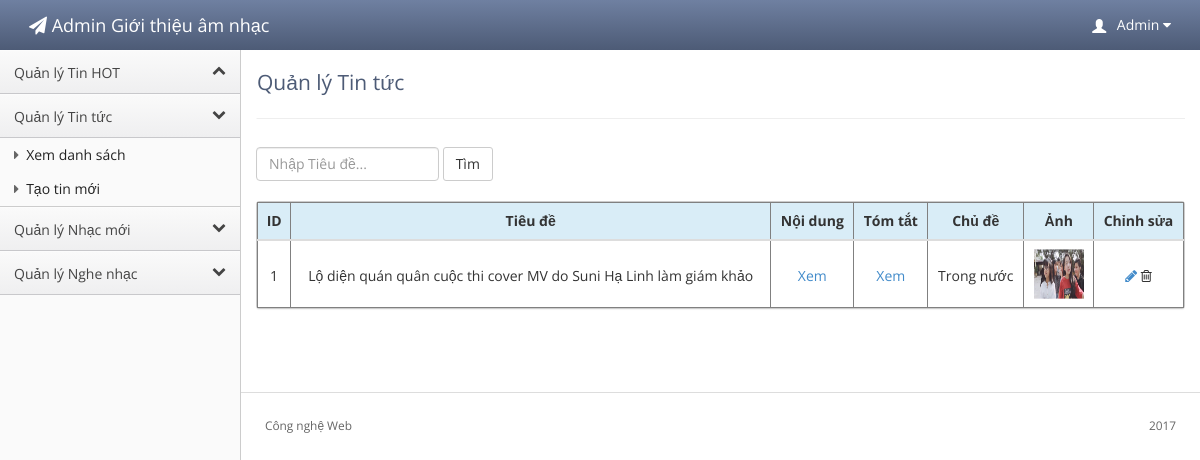
Page /admin/index.php?controller=tintuc&action=view (signed in) on the earlier database version.
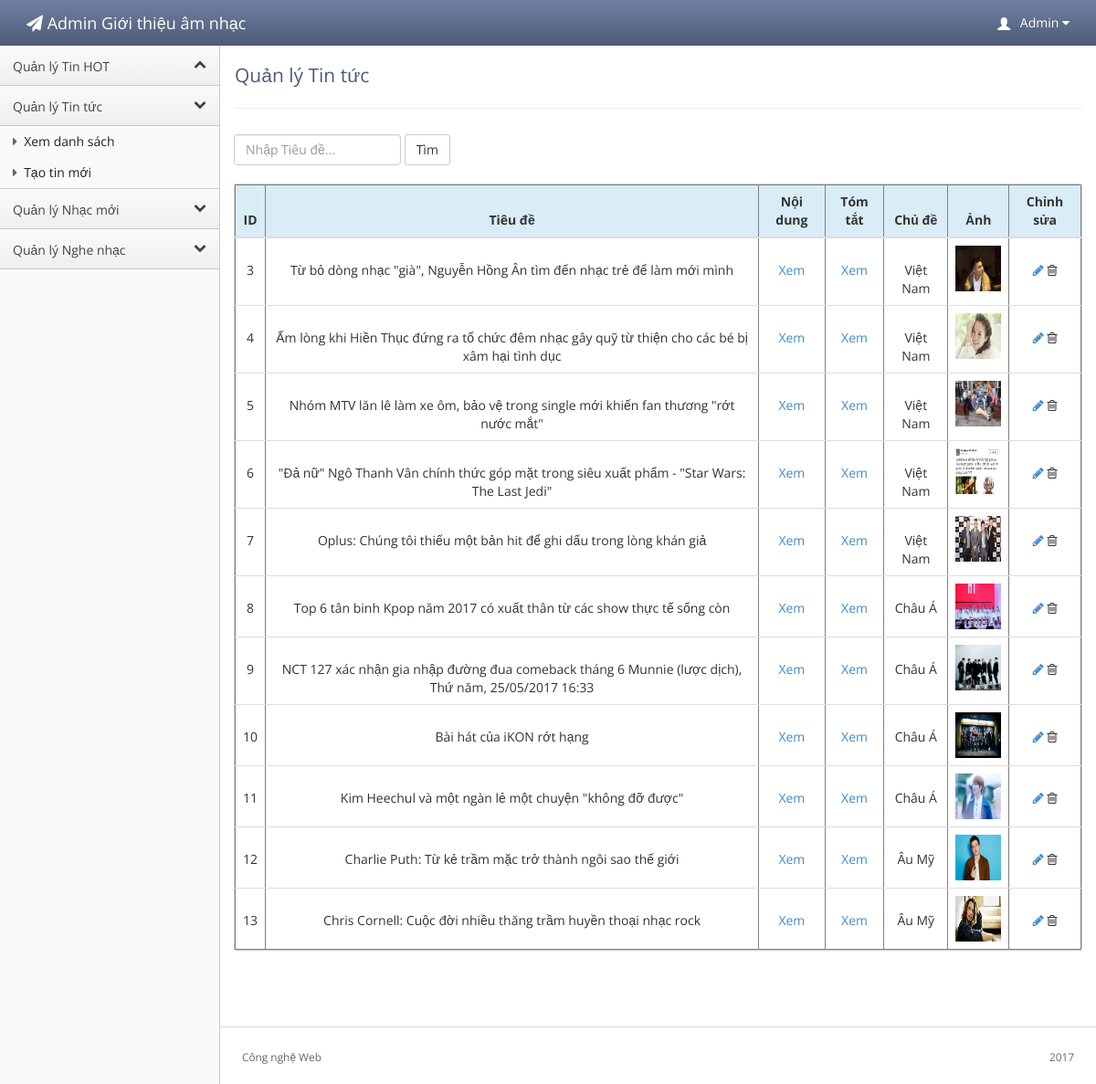
Same page on the later database version.
### tables this page shows
CREATE TABLE `tintuc` (
  `ID` int(11) NOT NULL,
  `TieuDe` varchar(100) NOT NULL,
  `NoiDung` longtext NOT NULL,
  `TomTat` longtext NOT NULL,
  `ChuDe` varchar(100) NOT NULL,
  `AnhDaiDien` varchar(100) NOT NULL
);

### admin/controllers/tintuc.php (called while the page is built, shortened)
<?php
class Tintuc{
    public static function view(){
        $dstt = ModelTintuc::get_all();
        require_once 'views/tintuc/tintuc_view.php';
    }
}
?>

### admin/views/routes.php (called while the page is built, shortened)
<?php
require_once 'models/master.php';
switch($controller){
    case 'tintuc':
        $controller = new Tintuc();
        require_once 'models/tintuc.php';
        break;
}
$controller->{ $action }();
?>

### admin/index.php (called while the page is built, shortened)
<?php
require_once 'views/layout.php';
?>

### admin/models/master.php (called while the page is built, shortened)
<?php
class MasterModel{
    public static function get_all_from($table){
        $link = Database::connect();
        $sql="SELECT * FROM $table";
        $result=mysql_query($sql, $link);
        return $result;
    }
}
?>

### admin/models/tintuc.php (called while the page is built, shortened)
<?php
class ModelTintuc extends MasterModel{
    public static function get_all(){
        return parent::get_all_from('tintuc');
    }
}
?>

### admin/views/tintuc/tintuc_view.php (the view, shortened to what this page needs)
<div class="content">
  <div class="header">
    <h1 class="page-title">Quản lý Tin tức</h1>
  </div>
<?php
  if (isset($_GET['tieude'])) {
      $tieude=$_GET['tieude'];
  } else {
      $tieude="";
  }
?>
     <form class="form-inline" action="tintuc.php" method="GET">
        <div class="form-group">
         <input type="" class="form-control" id="" placeholder="Nhập Tiêu đề..." name="tieude" value="<?php echo $tieude ?>">
        </div>
        <button type="submit" class="btn btn-default">Tìm</button>
     </form>
     <br>
  <div class="main-content">
    <div class="panel panel-default">
     <table class="table" border="1" width="100%">
       <thead>
         <tr class="info">
          <th style="text-align:center">ID</th>
          <th style="text-align:center">Tiêu đề</th>
          <th style="text-align:center">Nội dung</th>
          <th style="text-align:center">Tóm tắt</th>
          <th style="text-align:center">Chủ đề</th>
          <th style="text-align:center">Ảnh</th>
          <th style="text-align:center">Chỉnh sửa</th>
        </tr>
      </thead>
      <tbody>
      <?php while ($row=mysql_fetch_row($dstt)) { ?>
       <tr>
        <td style="text-align:center;padding-top:25px"><?php echo $row[0] ?></td>
        <td style="text-align:center;padding-top:25px"><?php echo $row[1] ?></td>
        <td style="text-align:center;padding-top:25px"><a href="?controller=tintuc&action=read&id=<?php echo $row[0] ?>">Xem</a></td>
        <td style="text-align:center;padding-top:25px"><a href="" data-toggle="tooltip_xemtomtat" title="<?php echo $row[3] ?>">Xem</a></td>
        <td style="text-align:center;padding-top:25px"><?php echo $row[4] ?></td>
        <td style="text-align:center"><img src="<?php echo '../'.$row[5] ?>" alt="hình ảnh" width="50px" height="50px" /></td>
        <td style="text-align:center;padding-top:25px">
          <a href="?controller=tintuc&action=edit&id=<?php echo $row[0] ?>"><i class="fa fa-pencil"></i></a>
          <i class="fa fa-trash-o" onClick="confirmDelete('tintuc',<?php echo $row[0] ?>)"></i>
        </td>
       </tr>
       <?php } ?>
      </tbody>
     </table>
    </div>
  </div>
</div>

Differences in the rows shown:
removed tintuc: ID "1", TieuDe "Lộ diện quán quân cuộc thi cover MV do Suni Hạ Linh làm giám khảo", ChuDe "Trong nước"
added tintuc: ID "3", TieuDe "Từ bỏ dòng nhạc \"già\", Nguyễn Hồng Ân tìm đến nhạc trẻ để làm mới mình", ChuDe "Việt Nam", AnhDaiDien (picture)
added tintuc: ID "4", TieuDe "Ấm lòng khi Hiền Thục đứng ra tổ chức đêm nhạc gây quỹ từ thiện cho các bé bị xâm hại tình dục", ChuDe "Việt Nam", AnhDaiDien (picture)
added tintuc: ID "5", TieuDe "Nhóm MTV lăn lê làm xe ôm, bảo vệ trong single mới khiến fan thương \"rớt nước mắt\"", ChuDe "Việt Nam", AnhDaiDien (picture)
added tintuc: ID "6", TieuDe "\"Đả nữ\" Ngô Thanh Vân chính thức góp mặt trong siêu xuất phẩm - \"Star Wars: The Last Jedi\"", ChuDe "Việt Nam", AnhDaiDien (picture)
added tintuc: ID "7", TieuDe "Oplus: Chúng tôi thiếu một bản hit để ghi dấu trong lòng khán giả", ChuDe "Việt Nam", AnhDaiDien (picture)
added tintuc: ID "8", TieuDe "Top 6 tân binh Kpop năm 2017 có xuất thân từ các show thực tế sống còn", ChuDe "Châu Á", AnhDaiDien (picture)
added tintuc: ID "9", TieuDe "NCT 127 xác nhận gia nhập đường đua comeback tháng 6 Munnie (lược dịch), Thứ năm, 25/05/2017 16:33", ChuDe "Châu Á", AnhDaiDien (picture)
added tintuc: ID "10", TieuDe "Bài hát của iKON rớt hạng", ChuDe "Châu Á", AnhDaiDien (picture)
added tintuc: ID "11", TieuDe "Kim Heechul và một ngàn lẻ một chuyện \"không đỡ được\"", ChuDe "Châu Á", AnhDaiDien (picture)
added tintuc: ID "12", TieuDe "Charlie Puth: Từ kẻ trầm mặc trở thành ngôi sao thế giới", ChuDe "Âu Mỹ", AnhDaiDien (picture)
added tintuc: ID "13", TieuDe "Chris Cornell: Cuộc đời nhiều thăng trầm huyền thoại nhạc rock", ChuDe "Âu Mỹ", AnhDaiDien (picture)
